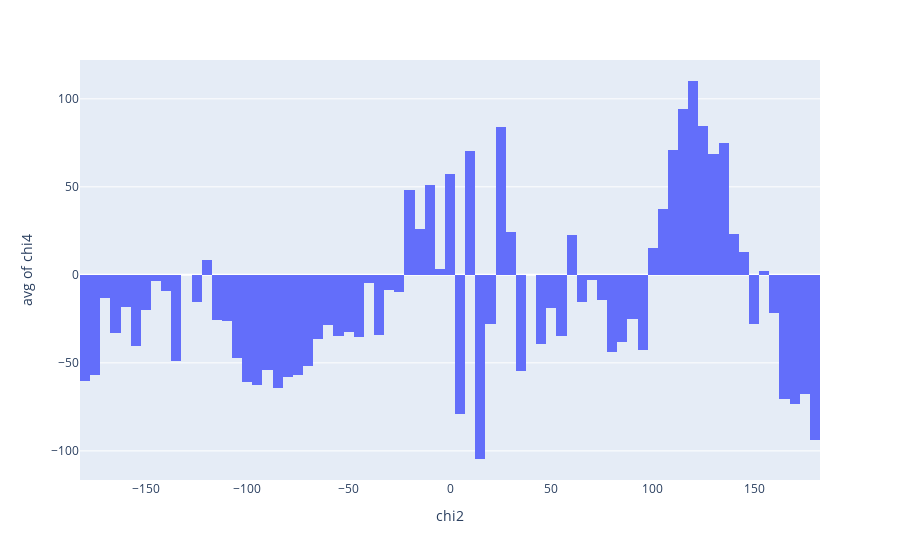

The notebook cell saved with this chart:
### Code cell
px.histogram(SS_df, x='chi2', y='chi4', labels=labels, histfunc='avg', nbins=90)

### Figure 1 — Plotly figure (JSON) as saved in the notebook; plotly's stock layout.template omitted (floating-point values rounded to 4 significant figures; data arrays with more than 128 entries replaced by an {"elided": "..."} marker saying what was removed)
{"data": [{"alignmentgroup": "True", "bingroup": "x", "histfunc": "avg", "hovertemplate": "chi2=%{x}<br>avg of chi4=%{y}<extra></extra>", "legendgroup": "", "marker": {"color": "#636efa", "pattern": {"shape": ""}}, "name": "", "nbinsx": 90, "offsetgroup": "", "orientation": "v", "showlegend": false, "type": "histogram", "x": {"elided": "7972 float values"}, "xaxis": "x", "y": {"elided": "7972 float values"}, "yaxis": "y"}], "layout": {"barmode": "relative", "legend": {"tracegroupgap": 0}, "margin": {"t": 60}, "xaxis": {"anchor": "y", "domain": [0, 1], "title": {"text": "chi2"}}, "yaxis": {"anchor": "x", "domain": [0, 1], "title": {"text": "avg of chi4"}}}}
